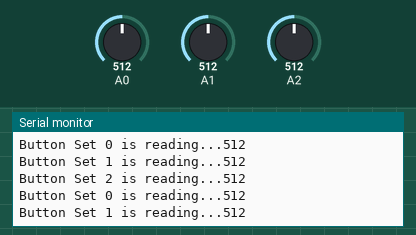
Recording of a sketch running on a simulated Arduino Uno, built with avr-gcc and run on an emulated ATmega328P. On the bench: the last lines printed to the serial monitor. The inputs (shaded band) are chosen by the test bench; at power-on: A0 = 512, A1 = 512, A2 = 512.

Above: at 1.2 s.
1.3 s: A0 set to 108
At 2.3 s:
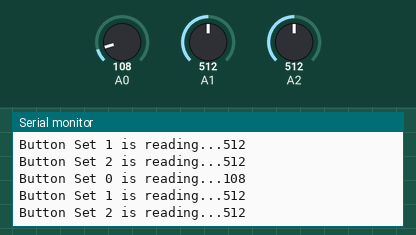
4.3 s: A0 set to 90
At 4.8 s:
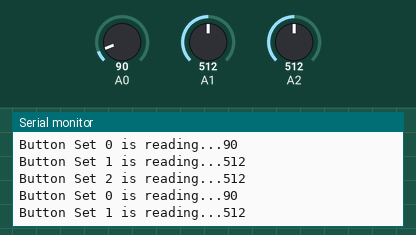
5.8 s: A0 set to 983
At 6.6 s:
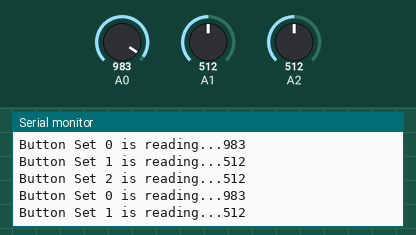
8.8 s: A0 set to 1008
At 9.5 s:
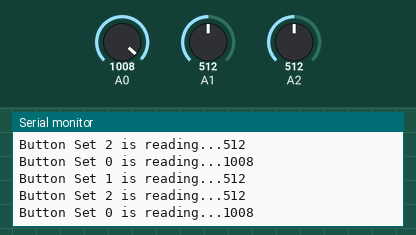
11.8 s: A1 set to 986
At 12.4 s:
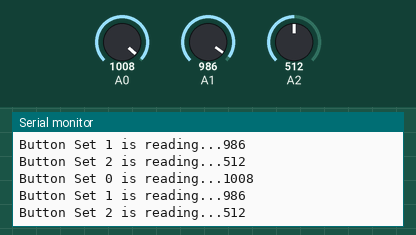
14.8 s: A1 set to 1008
At 15.6 s:
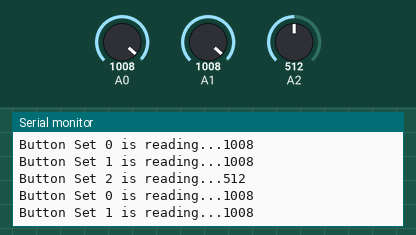
Timing chart, 0 to 17.8 s (numbered marks = the images above; inputs shaded):
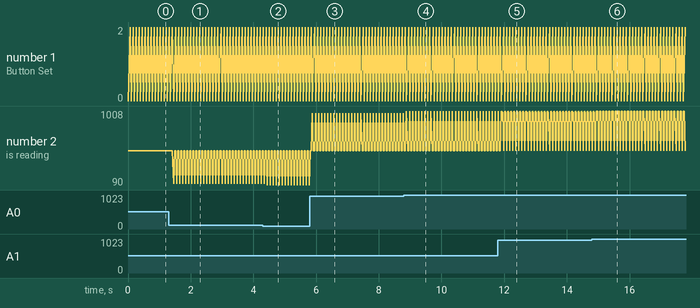

Measured:
- after the input at 1.3 s, the serial monitor: prints a new line after 0.15 s (image 1)
- after the input at 4.3 s, the serial monitor: prints a new line after 0.15 s (image 2)
- after the input at 5.8 s, the serial monitor: prints a new line after 0.09 s (image 3)
- after the input at 8.8 s, the serial monitor: prints a new line after 0.08 s (image 4)
- after the input at 11.8 s, the serial monitor: prints a new line after 0.15 s (image 5)
- after the input at 14.8 s, the serial monitor: prints a new line after 0.18 s (image 6)
- plotted number 2: 512 → 90 after the input at 4.3 s, 90 → 983 after the input at 5.8 s, 512 → 986 after the input at 11.8 s

The sketch:

testing.ino
```cpp
void setup() {
  Serial.begin(9600);

}

void loop() {
  int btnSet0 = analogRead(A0);
  int btnSet1 = analogRead(A1);
  int btnSet2 = analogRead(A2);
  Serial.println("Button Set 0 is reading..." + String(btnSet0));
  Serial.println("Button Set 1 is reading..." + String(btnSet1));
  Serial.println("Button Set 2 is reading..." + String(btnSet2));
}
```
